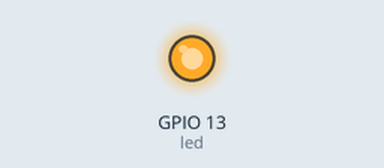
Recording of a program running on a simulated ESP32 board running MicroPython. On the bench: output pins drawn as LEDs (lit = HIGH).

Above: at 0.1 s.
At 1.1 s:
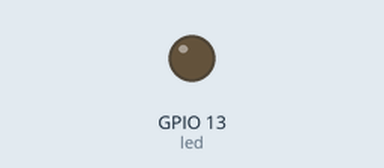
Timing chart, 0 to 2.6 s (numbered marks = the images above):
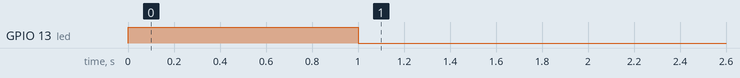

Measured:
- by itself, GPIO 13 (led): LOW → HIGH at 0.00 s, → LOW 1.0 s later

The program:

esp32_lora.py
```python
import utime
from machine import UART
from machine import Pin

led = Pin(13, Pin.OUT)
led.on()
utime.sleep(1)
led.off()


lora = UART(1,
            baudrate=9600,
            bits=8,
            parity=None,
            stop=1,
            tx=10,
            rx=9,
            rts=-1,
            cts=-1,
            txbuf=256,
            rxbuf=256,
            timeout=0,
            timeout_char=2)

while 1:
    if not lora.readline() is None:
        led.on()
        break
    utime.sleep(0.1)

while True:
    utime.sleep(10)
```
